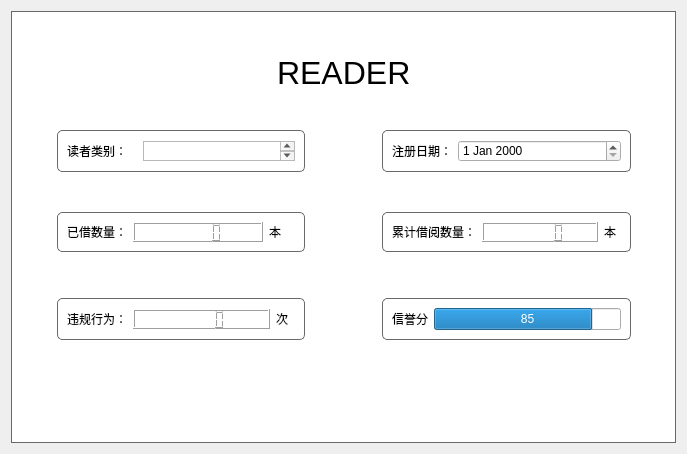
               <widget class="QWidget" name="tab_4">
                <attribute name="title">
                 <string>更多信息</string>
                </attribute>
                <layout class="QGridLayout" name="gridLayout_10">
                 <item row="0" column="0">
                  <widget class="QFrame" name="frame_4">
                   <property name="styleSheet">
                    <string notr="true">#frame_4{
background-color: rgb(255, 255, 255);
border: 0.5px solid #696969;
}</string>
                   </property>
                   <property name="frameShape">
                    <enum>QFrame::StyledPanel</enum>
                   </property>
                   <property name="frameShadow">
                    <enum>QFrame::Raised</enum>
                   </property>
                   <layout class="QVBoxLayout" name="verticalLayout_8">
                    <item>
                     <spacer name="verticalSpacer_20">
                      <property name="orientation">
                       <enum>Qt::Vertical</enum>
                      </property>
                      <property name="sizeHint" stdset="0">
                       <size>
                        <width>20</width>
                        <height>34</height>
                       </size>
                      </property>
                     </spacer>
                    </item>
                    <item>
                     <layout class="QHBoxLayout" name="horizontalLayout_57">
                      <item>
                       <spacer name="horizontalSpacer_58">
                        <property name="orientation">
                         <enum>Qt::Horizontal</enum>
                        </property>
                        <property name="sizeHint" stdset="0">
                         <size>
                          <width>40</width>
                          <height>20</height>
                         </size>
                        </property>
                       </spacer>
                      </item>
                      <item>
                       <widget class="QLabel" name="label_login_3">
                        <property name="font">
                         <font>
                          <family>Arial</family>
                          <pointsize>24</pointsize>
                          <italic>false</italic>
                          <bold>false</bold>
                          <kerning>true</kerning>
                         </font>
                        </property>
                        <property name="text">
                         <string>READER</string>
                        </property>
                       </widget>
                      </item>
                      <item>
                       <spacer name="horizontalSpacer_59">
                        <property name="orientation">
                         <enum>Qt::Horizontal</enum>
                        </property>
                        <property name="sizeHint" stdset="0">
                         <size>
                          <width>40</width>
                          <height>20</height>
                         </size>
                        </property>
                       </spacer>
                      </item>
                     </layout>
                    </item>
                    <item>
                     <spacer name="verticalSpacer_18">
                      <property name="orientation">
                       <enum>Qt::Vertical</enum>
                      </property>
                      <property name="sizeHint" stdset="0">
                       <size>
                        <width>20</width>
                        <height>33</height>
                       </size>
                      </property>
                     </spacer>
                    </item>
                    <item>
                     <layout class="QHBoxLayout" name="horizontalLayout_58" stretch="1,1">
                      <item>
                       <layout class="QHBoxLayout" name="horizontalLayout_59" stretch="1,7,1">
                        <item>
                         <spacer name="horizontalSpacer_60">
                          <property name="orientation">
                           <enum>Qt::Horizontal</enum>
                          </property>
                          <property name="sizeHint" stdset="0">
                           <size>
                            <width>40</width>
                            <height>20</height>
                           </size>
                          </property>
                         </spacer>
                        </item>
                        <item>
                         <widget class="QFrame" name="frame_22">
                          <property name="styleSheet">
                           <string notr="true">#frame_22{
border: 1px solid #696969;
border-radius: 5px;
}</string>
                          </property>
                          <property name="frameShape">
                           <enum>QFrame::StyledPanel</enum>
                          </property>
                          <property name="frameShadow">
                           <enum>QFrame::Raised</enum>
                          </property>
                          <layout class="QHBoxLayout" name="horizontalLayout_60">
                           <item>
                            <layout class="QHBoxLayout" name="horizontalLayout_61" stretch="1,7">
                             <item>
                              <widget class="QLabel" name="label_18">
                               <property name="sizePolicy">
                                <sizepolicy hsizetype="Fixed" vsizetype="Preferred">
                                 <horstretch>0</horstretch>
                                 <verstretch>0</verstretch>
                                </sizepolicy>
                               </property>
                               <property name="minimumSize">
                                <size>
                                 <width>70</width>
                                 <height>0</height>
                                </size>
                               </property>
                               <property name="font">
                                <font>
                                 <family>.AppleSystemUIFont</family>
                                </font>
                               </property>
                               <property name="styleSheet">
                                <string notr="true">#label_4{
	border-image: url(:/user_name.png);
}</string>
                               </property>
                               <property name="text">
                                <string>读者类别：</string>
                               </property>
                              </widget>
                             </item>
                             <item>
                              <widget class="QTextBrowser" name="textBrowser">
                               <property name="maximumSize">
                                <size>
                                 <width>16777215</width>
                                 <height>20</height>
                                </size>
                               </property>
                              </widget>
                             </item>
                            </layout>
                           </item>
                          </layout>
                         </widget>
                        </item>
                        <item>
                         <spacer name="horizontalSpacer_62">
                          <property name="orientation">
                           <enum>Qt::Horizontal</enum>
                          </property>
                          <property name="sizeHint" stdset="0">
                           <size>
                            <width>40</width>
                            <height>20</height>
                           </size>
                          </property>
                         </spacer>
                        </item>
                       </layout>
                      </item>
                      <item>
                       <layout class="QHBoxLayout" name="horizontalLayout_62" stretch="1,7,1">
                        <item>
                         <spacer name="horizontalSpacer_63">
                          <property name="orientation">
                           <enum>Qt::Horizontal</enum>
                          </property>
                          <property name="sizeHint" stdset="0">
                           <size>
                            <width>13</width>
                            <height>17</height>
                           </size>
                          </property>
                         </spacer>
                        </item>
                        <item>
                         <widget class="QFrame" name="frame_23">
                          <property name="styleSheet">
                           <string notr="true">#frame_23{
border: 1px solid #696969;
border-radius: 5px;
}</string>
                          </property>
                          <property name="frameShape">
                           <enum>QFrame::StyledPanel</enum>
                          </property>
                          <property name="frameShadow">
                           <enum>QFrame::Raised</enum>
                          </property>
                          <layout class="QHBoxLayout" name="horizontalLayout_63">
                           <item>
                            <layout class="QHBoxLayout" name="horizontalLayout_64" stretch="1,7">
                             <item>
                              <widget class="QLabel" name="label_19">
                               <property name="minimumSize">
                                <size>
                                 <width>0</width>
                                 <height>0</height>
                                </size>
                               </property>
                               <property name="styleSheet">
                                <string notr="true">#label{
	border-image: url(:/r2.png);
}</string>
                               </property>
                               <property name="text">
                                <string>注册日期：</string>
                               </property>
                              </widget>
                             </item>
                             <item>
                              <widget class="QDateEdit" name="dateEdit"/>
                             </item>
                            </layout>
                           </item>
                          </layout>
                         </widget>
                        </item>
                        <item>
                         <spacer name="horizontalSpacer_65">
                          <property name="orientation">
                           <enum>Qt::Horizontal</enum>
                          </property>
                          <property name="sizeHint" stdset="0">
                           <size>
                            <width>13</width>
                            <height>17</height>
                           </size>
                          </property>
                         </spacer>
                        </item>
                       </layout>
                      </item>
                     </layout>
                    </item>
                    <item>
                     <spacer name="verticalSpacer_17">
                      <property name="orientation">
                       <enum>Qt::Vertical</enum>
                      </property>
                      <property name="sizeHint" stdset="0">
                       <size>
                        <width>20</width>
                        <height>34</height>
                       </size>
                      </property>
                     </spacer>
                    </item>
                    <item>
                     <layout class="QHBoxLayout" name="horizontalLayout_65" stretch="10,10">
                      <item>
                       <layout class="QHBoxLayout" name="horizontalLayout_66" stretch="1,7,1">
                        <item>
                         <spacer name="horizontalSpacer_66">
                          <property name="orientation">
                           <enum>Qt::Horizontal</enum>
                          </property>
                          <property name="sizeHint" stdset="0">
                           <size>
                            <width>40</width>
                            <height>20</height>
                           </size>
                          </property>
                         </spacer>
                        </item>
                        <item>
                         <widget class="QFrame" name="frame_24">
                          <property name="styleSheet">
                           <string notr="true">#frame_24{
border: 1px solid #696969;
border-radius: 5px;
}</string>
                          </property>
                          <property name="frameShape">
                           <enum>QFrame::StyledPanel</enum>
                          </property>
                          <property name="frameShadow">
                           <enum>QFrame::Raised</enum>
                          </property>
                          <layout class="QHBoxLayout" name="horizontalLayout_67">
                           <item>
                            <layout class="QHBoxLayout" name="horizontalLayout_68" stretch="3,5,1">
                             <item>
                              <widget class="QLabel" name="label_20">
                               <property name="sizePolicy">
                                <sizepolicy hsizetype="Fixed" vsizetype="Preferred">
                                 <horstretch>0</horstretch>
                                 <verstretch>0</verstretch>
                                </sizepolicy>
                               </property>
                               <property name="minimumSize">
                                <size>
                                 <width>30</width>
                                 <height>0</height>
                                </size>
                               </property>
                               <property name="styleSheet">
                                <string notr="true">#label_6{
	border-image: url(:/pwd.png);
}</string>
                               </property>
                               <property name="text">
                                <string>已借数量：</string>
                               </property>
                              </widget>
                             </item>
                             <item>
                              <widget class="QLCDNumber" name="lcdNumber">
                               <property name="maximumSize">
                                <size>
                                 <width>16777215</width>
                                 <height>20</height>
                                </size>
                               </property>
                              </widget>
                             </item>
                             <item>
                              <widget class="QLabel" name="label_2">
                               <property name="text">
                                <string>本</string>
                               </property>
                              </widget>
                             </item>
                            </layout>
                           </item>
                          </layout>
                         </widget>
                        </item>
                        <item>
                         <spacer name="horizontalSpacer_68">
                          <property name="orientation">
                           <enum>Qt::Horizontal</enum>
                          </property>
                          <property name="sizeHint" stdset="0">
                           <size>
                            <width>40</width>
                            <height>20</height>
                           </size>
                          </property>
                         </spacer>
                        </item>
                       </layout>
                      </item>
                      <item>
                       <layout class="QHBoxLayout" name="horizontalLayout_69" stretch="1,7,1">
                        <item>
                         <spacer name="horizontalSpacer_69">
                          <property name="orientation">
                           <enum>Qt::Horizontal</enum>
                          </property>
                          <property name="sizeHint" stdset="0">
                           <size>
                            <width>13</width>
                            <height>17</height>
                           </size>
                          </property>
                         </spacer>
                        </item>
                        <item>
                         <widget class="QFrame" name="frame_25">
                          <property name="styleSheet">
                           <string notr="true">#frame_25{
border: 1px solid #696969;
border-radius: 5px;
}</string>
                          </property>
                          <property name="frameShape">
                           <enum>QFrame::StyledPanel</enum>
                          </property>
                          <property name="frameShadow">
                           <enum>QFrame::Raised</enum>
                          </property>
                          <layout class="QHBoxLayout" name="horizontalLayout_70">
                           <item>
                            <layout class="QHBoxLayout" name="horizontalLayout_71" stretch="1,7,1">
                             <item>
                              <widget class="QLabel" name="label_21">
                               <property name="minimumSize">
                                <size>
                                 <width>0</width>
                                 <height>0</height>
                                </size>
                               </property>
                               <property name="styleSheet">
                                <string notr="true">#label{
	border-image: url(:/r2.png);
}</string>
                               </property>
                               <property name="text">
                                <string>累计借阅数量：</string>
                               </property>
                              </widget>
                             </item>
                             <item>
                              <widget class="QLCDNumber" name="lcdNumber_2">
                               <property name="maximumSize">
                                <size>
                                 <width>16777215</width>
                                 <height>20</height>
                                </size>
                               </property>
                               <property name="font">
                                <font/>
                               </property>
                              </widget>
                             </item>
                             <item>
                              <widget class="QLabel" name="label_24">
                               <property name="text">
                                <string>本</string>
                               </property>
                              </widget>
                             </item>
                            </layout>
                           </item>
                          </layout>
                         </widget>
                        </item>
                        <item>
                         <spacer name="horizontalSpacer_71">
                          <property name="orientation">
                           <enum>Qt::Horizontal</enum>
                          </property>
                          <property name="sizeHint" stdset="0">
                           <size>
                            <width>13</width>
                            <height>17</height>
                           </size>
                          </property>
                         </spacer>
                        </item>
                       </layout>
                      </item>
                     </layout>
                    </item>
                    <item>
                     <spacer name="verticalSpacer_21">
                      <property name="orientation">
                       <enum>Qt::Vertical</enum>
                      </property>
                      <property name="sizeHint" stdset="0">
                       <size>
                        <width>20</width>
                        <height>40</height>
                       </size>
                      </property>
                     </spacer>
                    </item>
                    <item>
                     <layout class="QHBoxLayout" name="horizontalLayout_72" stretch="10,10">
                      <item>
                       <layout class="QHBoxLayout" name="horizontalLayout_73" stretch="1,7,1">
                        <item>
                         <spacer name="horizontalSpacer_72">
                          <property name="orientation">
                           <enum>Qt::Horizontal</enum>
                          </property>
                          <property name="sizeHint" stdset="0">
                           <size>
                            <width>13</width>
                            <height>17</height>
                           </size>
                          </property>
                         </spacer>
                        </item>
                        <item>
                         <widget class="QFrame" name="frame_27">
                          <property name="styleSheet">
                           <string notr="true">#frame_27{
border: 1px solid #696969;
border-radius: 5px;
}</string>
                          </property>
                          <property name="frameShape">
                           <enum>QFrame::StyledPanel</enum>
                          </property>
                          <property name="frameShadow">
                           <enum>QFrame::Raised</enum>
                          </property>
                          <layout class="QGridLayout" name="gridLayout_15">
                           <item row="0" column="0">
                            <layout class="QHBoxLayout" name="horizontalLayout_77" stretch="1,7,1">
                             <item>
                              <widget class="QLabel" name="label_23">
                               <property name="text">
                                <string>违规行为：</string>
                               </property>
                              </widget>
                             </item>
                             <item>
                              <widget class="QLCDNumber" name="lcdNumber_4">
                               <property name="maximumSize">
                                <size>
                                 <width>16777215</width>
                                 <height>20</height>
                                </size>
                               </property>
                              </widget>
                             </item>
                             <item>
                              <widget class="QLabel" name="label_25">
                               <property name="text">
                                <string>次</string>
                               </property>
                              </widget>
                             </item>
                            </layout>
                           </item>
                          </layout>
                         </widget>
                        </item>
                        <item>
                         <spacer name="horizontalSpacer_73">
                          <property name="orientation">
                           <enum>Qt::Horizontal</enum>
                          </property>
                          <property name="sizeHint" stdset="0">
                           <size>
                            <width>13</width>
                            <height>17</height>
                           </size>
                          </property>
                         </spacer>
                        </item>
                       </layout>
                      </item>
                      <item>
                       <layout class="QHBoxLayout" name="horizontalLayout_76" stretch="1,7,1">
                        <item>
                         <spacer name="horizontalSpacer_74">
                          <property name="orientation">
                           <enum>Qt::Horizontal</enum>
                          </property>
                          <property name="sizeHint" stdset="0">
                           <size>
                            <width>40</width>
                            <height>20</height>
                           </size>
                          </property>
                         </spacer>
                        </item>
                        <item>
                         <widget class="QFrame" name="frame_5">
                          <property name="styleSheet">
                           <string notr="true">#frame_5{
border: 1px solid #696969;
border-radius: 5px;
}</string>
                          </property>
                          <property name="frameShape">
                           <enum>QFrame::StyledPanel</enum>
                          </property>
                          <property name="frameShadow">
                           <enum>QFrame::Raised</enum>
                          </property>
                          <layout class="QGridLayout" name="gridLayout">
                           <item row="0" column="0">
                            <layout class="QHBoxLayout" name="horizontalLayout_15">
                             <item>
                              <widget class="QLabel" name="label_3">
                               <property name="text">
                                <string>信誉分</string>
                               </property>
                              </widget>
                             </item>
                             <item>
                              <widget class="QProgressBar" name="progressBar">
                               <property name="styleSheet">
                                <string notr="true"/>
                               </property>
                               <property name="value">
                                <number>85</number>
                               </property>
                               <property name="alignment">
                                <set>Qt::AlignCenter</set>
                               </property>
                               <property name="textVisible">
                                <bool>true</bool>
                               </property>
                               <property name="orientation">
                                <enum>Qt::Horizontal</enum>
                               </property>
                               <property name="invertedAppearance">
                                <bool>false</bool>
                               </property>
                               <property name="textDirection">
                                <enum>QProgressBar::TopToBottom</enum>
                               </property>
                               <property name="format">
                                <string>%p</string>
                               </property>
                              </widget>
                             </item>
                            </layout>
                           </item>
                          </layout>
                         </widget>
                        </item>
                        <item>
                         <spacer name="horizontalSpacer_75">
                          <property name="orientation">
                           <enum>Qt::Horizontal</enum>
                          </property>
                          <property name="sizeHint" stdset="0">
                           <size>
                            <width>40</width>
                            <height>20</height>
                           </size>
                          </property>
                         </spacer>
                        </item>
                       </layout>
                      </item>
                     </layout>
                    </item>
                    <item>
                     <spacer name="verticalSpacer_19">
                      <property name="orientation">
                       <enum>Qt::Vertical</enum>
                      </property>
                      <property name="sizeHint" stdset="0">
                       <size>
                        <width>20</width>
                        <height>33</height>
                       </size>
                      </property>
                     </spacer>
                    </item>
                    <item>
                     <layout class="QHBoxLayout" name="horizontalLayout" stretch="1,1">
                      <item>
                       <spacer name="horizontalSpacer_2">
                        <property name="orientation">
                         <enum>Qt::Horizontal</enum>
                        </property>
                        <property name="sizeHint" stdset="0">
                         <size>
                          <width>158</width>
                          <height>20</height>
                         </size>
                        </property>
                       </spacer>
                      </item>
                      <item>
                       <spacer name="horizontalSpacer_3">
                        <property name="orientation">
                         <enum>Qt::Horizontal</enum>
                        </property>
                        <property name="sizeHint" stdset="0">
                         <size>
                          <width>40</width>
                          <height>20</height>
                         </size>
                        </property>
                       </spacer>
                      </item>
                     </layout>
                    </item>
                    <item>
                     <spacer name="verticalSpacer_22">
                      <property name="orientation">
                       <enum>Qt::Vertical</enum>
                      </property>
                      <property name="sizeHint" stdset="0">
                       <size>
                        <width>20</width>
                        <height>40</height>
                       </size>
                      </property>
                     </spacer>
                    </item>
                   </layout>
                  </widget>
                 </item>
                </layout>
               </widget>
